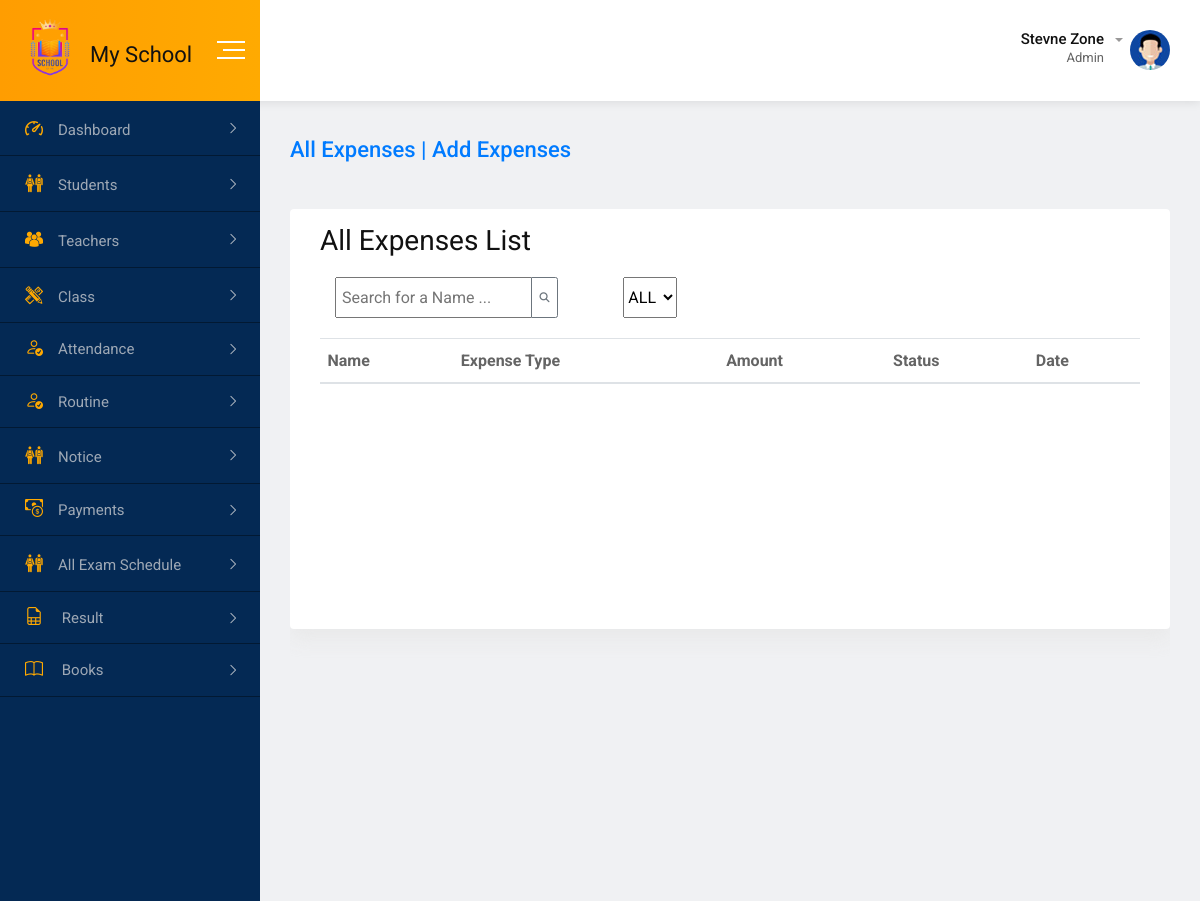
The app's page /admin/all_expenses.php, older data.
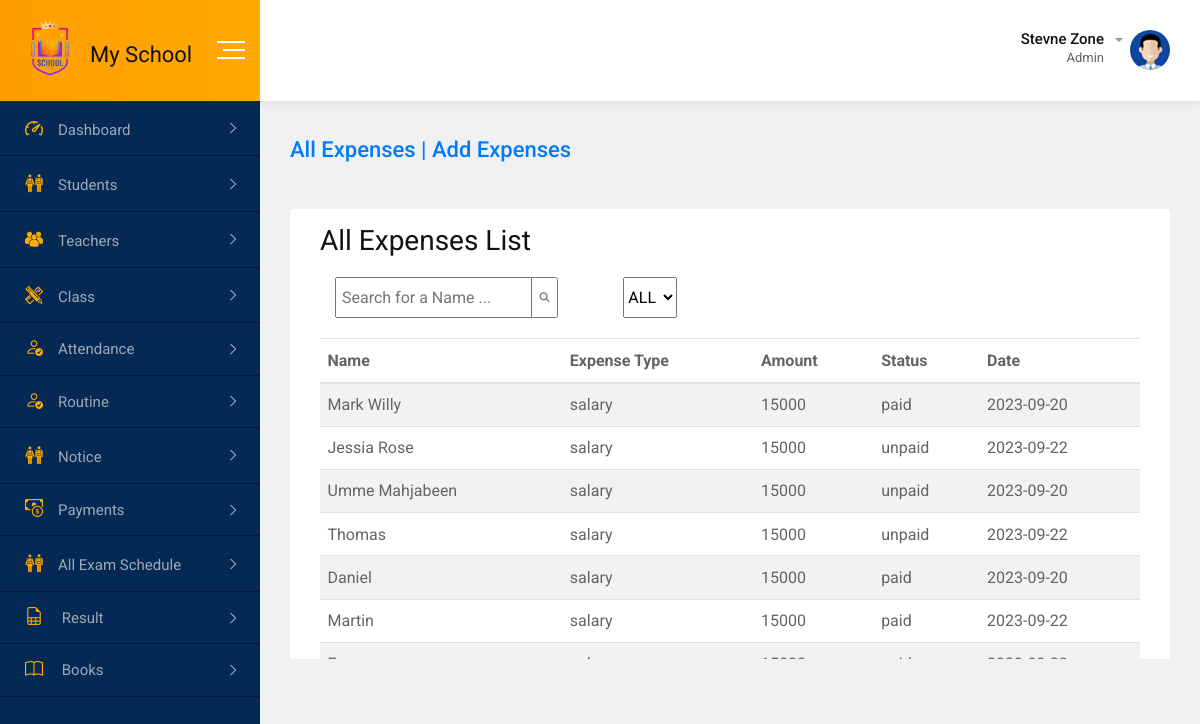
The same page, newer data.
### tables this page shows
CREATE TABLE `expenses` (
  `id` int(11) NOT NULL,
  `te_id` int(11) NOT NULL,
  `te_name` varchar(100) NOT NULL,
  `expense_type` varchar(50) NOT NULL,
  `amount` int(11) NOT NULL,
  `status` varchar(50) NOT NULL,
  `date` date NOT NULL
);

### admin/all_expenses.php (the view, shortened to what this page needs)
<?php
include_once("../includes/db_config.php");
$sql = "SELECT * FROM expenses";
$result = $db->query($sql);
?>
<?php include_once("../includes/index_header.php"); ?>
<body>
    <?php include_once("../includes/index_sidebar.php"); ?>
    <div class="dashboard-content-one">
        <div class="breadcrumbs-area">
            <h3><a href="add_collection.php" class="">All Expenses | Add Expenses </a></h3>
        </div>
        <div class="card" id="tableid">
            <div class="card-body">
                <h2>All Expenses List</h2>
                <div class="table-top">
                    <div class="input-group col-md-4">
                        <input class="p-2" type="text" id="searchInput" placeholder="Search for a Name ...">
                        <span class="input-group-append">
                            <button class="btn btn-outline-secondary" type="button">
                                <i class="fa fa-search"></i>
                            </button>
                        </span>
                    </div>
                    <select id="statusFilter">
                        <option value="all">ALL</option>
                    </select>
                </div>
                <table class="table table-striped bg-white">
                    <thead>
                        <tr>
                            <th>Name</th>
                            <th>Expense Type</th>
                            <th>Amount</th>
                            <th>Status</th>
                            <th>Date</th>
                        </tr>
                    </thead>
                    <tbody>
                        <?php while ($row = $result->fetch_assoc()) { ?>
                            <tr>
                                <td><?php echo $row["te_name"]; ?></td>
                                <td><?php echo $row["expense_type"]; ?></td>
                                <td><?php echo $row["amount"]; ?></td>
                                <td><?php echo $row["status"]; ?></td>
                                <td><?php echo $row["date"]; ?></td>
                            </tr>
                        <?php } ?>
                    </tbody>
                </table>
            </div>
        </div>
        <?php include_once("../includes/index_footer.php"); ?>
</body>
</html>

Row changes from the older to the newer data that the page shows:
added expenses: te_name "Mark Willy", expense_type "salary", amount "15000", status "paid", date "2023-09-20"
added expenses: te_name "Jessia Rose", expense_type "salary", amount "15000", status "unpaid", date "2023-09-22"
added expenses: te_name "Umme Mahjabeen", expense_type "salary", amount "15000", status "unpaid", date "2023-09-20"
added expenses: te_name "Thomas", expense_type "salary", amount "15000", status "unpaid", date "2023-09-22"
added expenses: te_name "Daniel", expense_type "salary", amount "15000", status "paid", date "2023-09-20"
added expenses: te_name "Martin", expense_type "salary", amount "15000", status "paid", date "2023-09-22"
